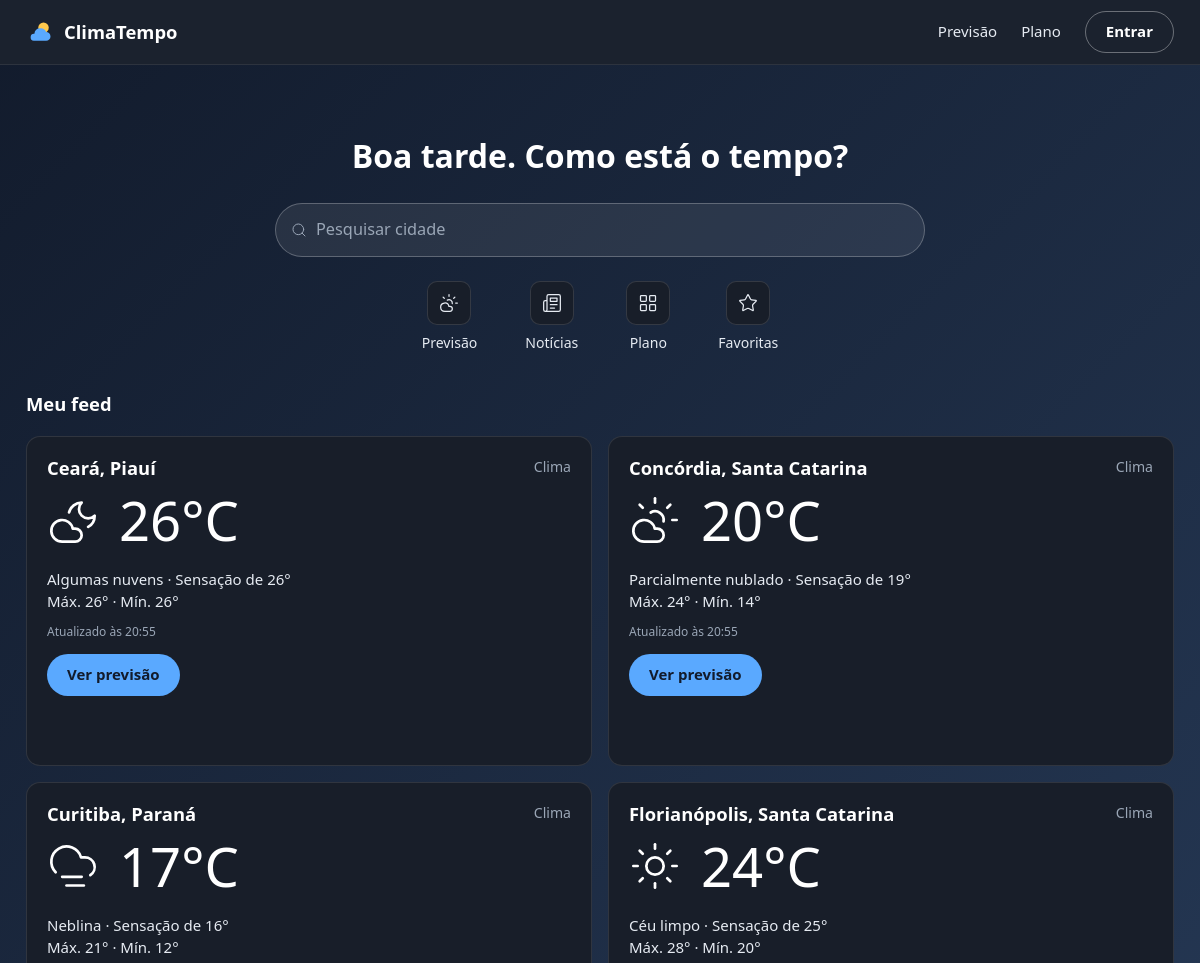
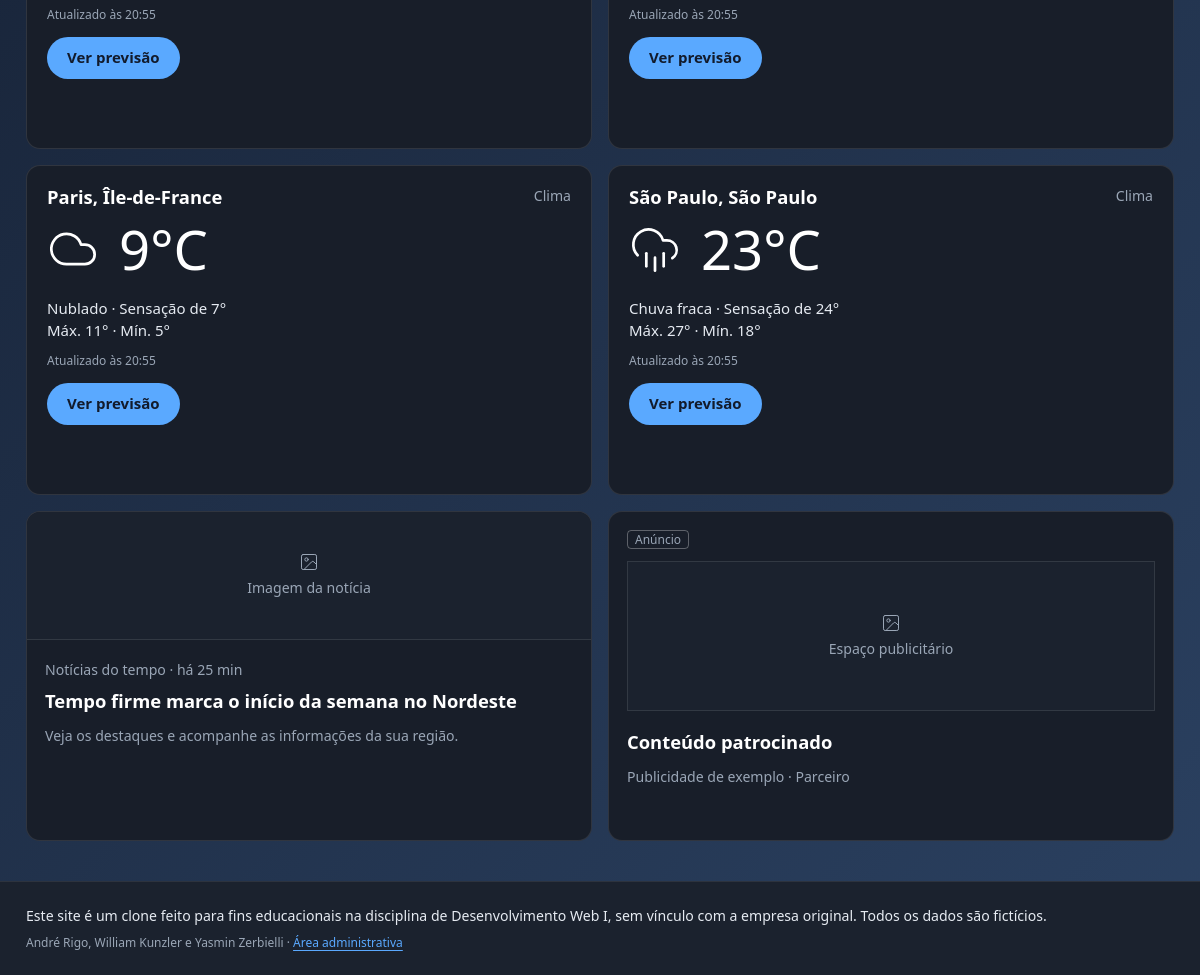
The page / on the database its author committed (2 pictures, top to bottom).
### tables this page shows
CREATE TABLE cidades (
    id INT AUTO_INCREMENT PRIMARY KEY,
    nome VARCHAR(60) NOT NULL,
    estado VARCHAR(60) NOT NULL,
    pais VARCHAR(60) NOT NULL,
    temperatura INT NOT NULL,
    sensacao INT NOT NULL,
    maxima INT NOT NULL,
    minima INT NOT NULL,
    condicao VARCHAR(60) NOT NULL,
    icone VARCHAR(30) NOT NULL,
    umidade INT NOT NULL,
    vento INT NOT NULL,
    pressao INT NOT NULL,
    visibilidade INT NOT NULL,
    descricao VARCHAR(500) NOT NULL DEFAULT '',
    atualizado_em DATETIME NOT NULL DEFAULT CURRENT_TIMESTAMP ON UPDATE CURRENT_TIMESTAMP
);

### includes/funcoes.php (called while the page is built, shortened)
<?php
function e($texto)
{
    return htmlspecialchars((string) $texto, ENT_QUOTES, 'UTF-8');
}
function saudacao()
{
    $hora = date('H');
    if ($hora < 18) {
        return 'Boa tarde';
    }
    return 'Boa noite';
}

### includes/conexao.php (called while the page is built)
<?php
function conexao()
{
    static $pdo = null;
    if ($pdo == null) {
        try {
            $pdo = new PDO('mysql:host=' . DB_HOST . ';dbname=' . DB_NOME . ';charset=utf8mb4', DB_USUARIO, DB_SENHA);
            $pdo->setAttribute(PDO::ATTR_ERRMODE, PDO::ERRMODE_EXCEPTION);
            $pdo->setAttribute(PDO::ATTR_DEFAULT_FETCH_MODE, PDO::FETCH_ASSOC);
        } catch (PDOException $erro) {
            die('Erro ao conectar com o banco de dados.');
        }
    }
    return $pdo;
}

### includes/dados.php (called while the page is built, shortened)
<?php
function listarCidades($busca = '')
{
    $sql = conexao()->prepare('SELECT * FROM cidades WHERE nome LIKE ? OR estado LIKE ? ORDER BY nome');
    $sql->execute(['%' . $busca . '%', '%' . $busca . '%']);
    return $sql->fetchAll();
}

### public/index.php (the view, shortened to what this page needs)
<?php
$busca = trim($_GET['busca'] ?? '');
$cidades = listarCidades($busca);
$raiz = '';
$estilos = ['index'];
require __DIR__ . '/../includes/header.php';
?>
    <main class="container">
        <section class="hero">
            <h1 class="hero-titulo"><?= e(saudacao()) ?>. Como está o tempo?</h1>
            <form class="busca busca-grande" role="search" action="index.php" method="get">
                <i data-lucide="search" class="icone-busca" aria-hidden="true"></i>
                <input type="search" name="busca" value="<?= e($busca) ?>" placeholder="Pesquisar cidade" aria-label="Pesquisar cidade">
            </form>
            <ul class="atalhos">
                <li>
                    <a href="pages/preview.php" class="atalho">
                        <span class="atalho-icone">
                            <i data-lucide="cloud-sun" aria-hidden="true"></i>
                        </span>
                        Previsão
                    </a>
                </li>
                <li>
                    <a href="#feed" class="atalho">
                        <span class="atalho-icone">
                            <i data-lucide="newspaper" aria-hidden="true"></i>
                        </span>
                        Notícias
                    </a>
                </li>
                <li>
                    <a href="pages/planos.php" class="atalho">
                        <span class="atalho-icone">
                            <i data-lucide="layout-grid" aria-hidden="true"></i>
                        </span>
                        Plano
                    </a>
                </li>
                <li>
                    <a href="pages/perfil.php" class="atalho">
                        <span class="atalho-icone">
                            <i data-lucide="star" aria-hidden="true"></i>
                        </span>
                        Favoritas
                    </a>
                </li>
            </ul>
        </section>
        <section class="feed" id="feed">
            <div class="feed-cabecalho">
                <?php if ($busca == ''): ?>
                    <h2 class="texto-titulo-secao">Meu feed</h2>
                <?php else: ?>
                    <h2 class="texto-titulo-secao">Resultados para "<?= e($busca) ?>"</h2>
                <?php endif; ?>
            </div>
            <div class="feed-grade">
                <?php foreach ($cidades as $cidade): ?>
                    <article class="card card-clima">
                        <div class="card-clima-topo">
                            <h3 class="card-clima-cidade"><?= e($cidade['nome']) ?>, <?= e($cidade['estado']) ?></h3>
                            <span class="texto-auxiliar">Clima</span>
                        </div>
                        <div class="card-clima-temperatura">
                            <i data-lucide="<?= e($cidade['icone']) ?>" class="icone-clima" aria-hidden="true"></i>
                            <span class="texto-temperatura"><?= e($cidade['temperatura']) ?>°C</span>
                        </div>
                        <p class="texto-corpo"><?= e($cidade['condicao']) ?> · Sensação de <?= e($cidade['sensacao']) ?>°</p>
                        <p class="texto-corpo">Máx. <?= e($cidade['maxima']) ?>° · Mín. <?= e($cidade['minima']) ?>°</p>
                        <p class="texto-auxiliar-sm card-clima-atualizado">Atualizado às <?= date('H:i', strtotime($cidade['atualizado_em'])) ?></p>
                        <a href="pages/preview.php?id=<?= $cidade['id'] ?>" class="botao-primario">Ver previsão</a>
                    </article>
                <?php endforeach; ?>
                <?php if ($busca == ''): ?>
                    <article class="card card-noticia">
                        <div class="imagem-placeholder">
                            <i data-lucide="image" aria-hidden="true"></i>
                            <span class="texto-auxiliar">Imagem da notícia</span>
                        </div>
                        <div class="card-noticia-conteudo">
                            <p class="texto-auxiliar">Notícias do tempo · há 25 min</p>
                            <h3 class="card-titulo">Tempo firme marca o início da semana no Nordeste</h3>
                            <p class="texto-auxiliar">Veja os destaques e acompanhe as informações da sua região.</p>
                        </div>
                    </article>
                    <article class="card card-anuncio">
                        <span class="etiqueta">Anúncio</span>
                        <div class="imagem-placeholder imagem-anuncio">
                            <i data-lucide="image" aria-hidden="true"></i>
                            <span class="texto-auxiliar">Espaço publicitário</span>
                        </div>
                        <h3 class="card-titulo">Conteúdo patrocinado</h3>
                        <p class="texto-auxiliar">Publicidade de exemplo · Parceiro</p>
                    </article>
                <?php endif; ?>
            </div>
        </section>
    </main>
<?php require __DIR__ . '/../includes/footer.php'; ?>

### includes/header.php (shortened to what this page needs)
<?php
$estilos = $estilos ?? [];
$pagina = $pagina ?? '';
$painel = $painel ?? false;
?>
<!DOCTYPE html>
<html lang="pt-BR">
<head>
    <link rel="stylesheet" href="<?= $raiz ?>assets/css/style.css">
    <?php foreach ($estilos as $estilo): ?>
        <link rel="stylesheet" href="<?= $raiz ?>assets/css/<?= $estilo ?>.css">
    <?php endforeach; ?>
</head>
<body>
    <header class="cabecalho">
        <div class="container cabecalho-conteudo">
            <a href="<?= $raiz ?>index.php" class="marca">
                <img src="<?= $raiz ?>assets/img/logo.svg" alt="Logo do ClimaTempo: nuvem azul com sol amarelo" class="logo" width="28" height="28">
                <span class="texto-marca">ClimaTempo</span>
            </a>
            <?php require __DIR__ . '/menu.php'; ?>
        </div>
    </header>

### includes/menu.php (shortened to what this page needs)
<nav class="menu" id="menu">
    <?php if ($painel): ?>
        <?php if (isset($_SESSION['admin_id'])): ?>
            <a href="index.php" class="<?= $pagina == 'painel' ? 'ativo' : '' ?>">Painel</a>
            <a href="cidades.php" class="<?= $pagina == 'cidades' ? 'ativo' : '' ?>">Cidades</a>
            <a href="usuarios.php" class="<?= $pagina == 'usuarios' ? 'ativo' : '' ?>">Usuários</a>
            <a href="logout.php" class="botao-contorno">Sair</a>
        <?php else: ?>
            <a href="../index.php">Voltar ao site</a>
        <?php endif; ?>
    <?php else: ?>
        <a href="<?= $raiz ?>pages/preview.php" class="<?= $pagina == 'previsao' ? 'ativo' : '' ?>">Previsão</a>
        <a href="<?= $raiz ?>pages/planos.php" class="<?= $pagina == 'planos' ? 'ativo' : '' ?>">Plano</a>
        <?php if (isset($_SESSION['usuario_id'])): ?>
            <a href="<?= $raiz ?>pages/perfil.php" class="<?= $pagina == 'perfil' ? 'ativo' : '' ?>">Perfil</a>
            <a href="<?= $raiz ?>pages/logout.php" class="botao-contorno">Sair</a>
        <?php else: ?>
            <a href="<?= $raiz ?>pages/login.php" class="botao-contorno">Entrar</a>
        <?php endif; ?>
    <?php endif; ?>
</nav>

### includes/footer.php (shortened to what this page needs)
    <footer class="rodape">
        <div class="container rodape-conteudo">
            <p>Este site é um clone feito para fins educacionais na disciplina de Desenvolvimento Web I, sem vínculo com a empresa original. Todos os dados são fictícios.</p>
            <p class="texto-auxiliar-sm">André Rigo, William Kunzler e Yasmin Zerbielli · <a href="<?= $raiz ?>admin/login.php">Área administrativa</a></p>
        </div>
    </footer>
</body>
</html>

### public/assets/css/index.css (style rules this page uses)
.hero { padding: 72px 0 40px; text-align: center; }
.hero-titulo { margin-bottom: 28px; font-size: 2rem; }
.atalhos { display: flex; justify-content: center; gap: 48px; margin-top: 24px; }
.atalho { display: flex; flex-direction: column; align-items: center; gap: 8px; font-size: var(--fs-auxiliar-lg); }
.atalho-icone { display: grid; place-items: center; width: 44px; height: 44px; border: 1px solid rgba(255, 255, 255, 0.12); border-radius: 10px; background: var(--cor-superficie-card); transition: border-color 0.2s; }
.atalho-icone svg { width: 20px; height: 20px; }
.feed { padding-bottom: 40px; }
.feed-cabecalho { display: flex; justify-content: space-between; align-items: center; margin-bottom: 20px; }
.feed-grade { display: grid; grid-template-columns: repeat(2, 1fr); gap: 16px; }
.card { min-height: 330px; border: 1px solid rgba(255, 255, 255, 0.1); border-radius: 14px; background: var(--cor-superficie-card); overflow: hidden; }
.card-titulo { margin: 10px 0 14px; font-size: var(--fs-titulo-secao); }
.card-clima { padding: 20px; }
.card-clima-topo { display: flex; justify-content: space-between; align-items: flex-start; }
.card-clima-cidade { font-size: var(--fs-titulo-secao); }
.card-clima-temperatura { display: flex; align-items: center; gap: 20px; margin: 14px 0 22px; }
.card-clima-temperatura .texto-temperatura { font-size: 3.4rem; color: var(--cor-texto-destaque); }
.icone-clima { width: 52px; height: 52px; stroke-width: 1.25; color: var(--cor-texto-destaque); }
.card-clima-atualizado { margin: 10px 0 14px; }
.imagem-placeholder { display: flex; flex-direction: column; justify-content: center; align-items: center; gap: 6px; height: 128px; background: var(--cor-superficie-elevada); border-bottom: 1px solid rgba(255, 255, 255, 0.1); }
.imagem-placeholder svg { width: 20px; height: 20px; stroke-width: 1.2; color: var(--cor-texto-secundario); }
.card-noticia-conteudo { padding: 20px 18px; }
.card-anuncio { padding: 16px 18px; }
.etiqueta { display: inline-block; padding: 0 7px; border: 1px solid rgba(255, 255, 255, 0.3); border-radius: 4px; font-size: var(--fs-auxiliar-sm); color: var(--cor-texto-secundario); }
.imagem-anuncio { height: 150px; margin: 12px 0 20px; border: 1px solid rgba(255, 255, 255, 0.1); }

### rows shown on the page
cidades: nome "Ceará", estado "Piauí", temperatura "26", condicao "Algumas nuvens", sensacao "26", maxima "26", minima "26", atualizado_em "20:55"
cidades: nome "Concórdia", estado "Santa Catarina", temperatura "20", condicao "Parcialmente nublado", sensacao "19", maxima "24", minima "14", atualizado_em "20:55"
cidades: nome "Curitiba", estado "Paraná", temperatura "17", condicao "Neblina", sensacao "16", maxima "21", minima "12", atualizado_em "20:55"
cidades: nome "Florianópolis", estado "Santa Catarina", temperatura "24", condicao "Céu limpo", sensacao "25", maxima "28", minima "20", atualizado_em "20:55"
cidades: nome "Paris", estado "Île-de-France", temperatura "9", condicao "Nublado", sensacao "7", maxima "11", minima "5", atualizado_em "20:55"
cidades: nome "São Paulo", estado "São Paulo", temperatura "23", condicao "Chuva fraca", sensacao "24", maxima "27", minima "18", atualizado_em "20:55"

### other values the page prints
saudacao() "Boa tarde"
